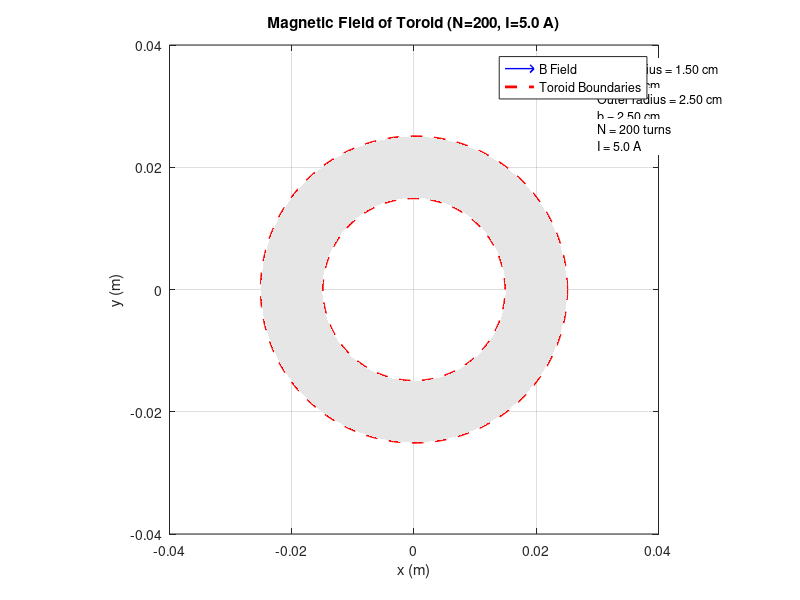
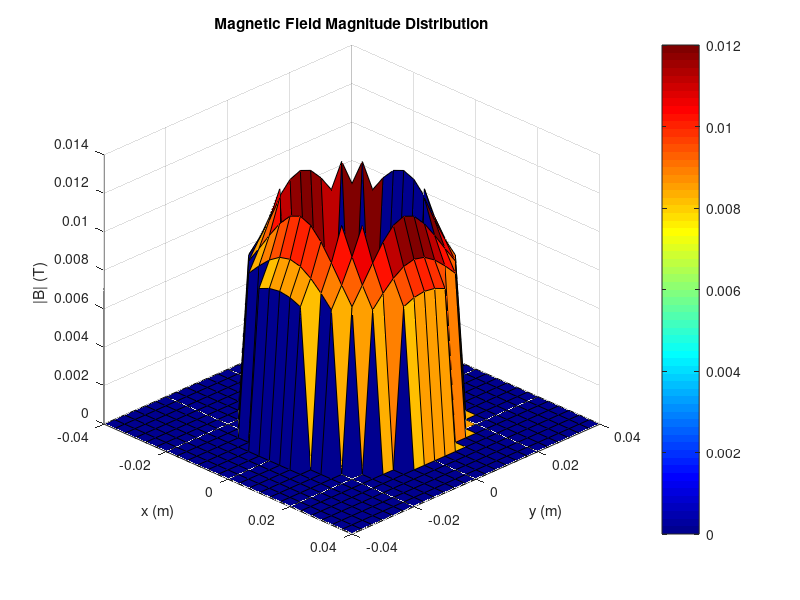

The MATLAB source for these figures, in order:
%% Set 16 - Toroid Magnetic Field Plot
% Exercise: Toroid with N=200 turns, I=5.0 A, inner radius=1.5 cm, 
% outer radius=2.5 cm. Plot B field in x-y plane from -4 cm to 4 cm.

clc;
clear;
close all;

% Constants
mu0 = 4*pi*1e-7;    % permeability of free space (H/m)
N = 200;            % number of turns
I = 5.0;            % current (A)
a = 0.015;          % inner radius (m)
b = 0.025;          % outer radius (m)

% Precompute constant factor
B_factor = mu0 * N * I / (2*pi);  % = 2e-4

% Define plotting grid (in meters)
x_min = -0.04;
x_max = 0.04;
y_min = -0.04;
y_max = 0.04;

% Number of plotting points
num_points_x = 25;
num_points_y = 25;

% Create grid
x = linspace(x_min, x_max, num_points_x);
y = linspace(y_min, y_max, num_points_y);
[X, Y] = meshgrid(x, y);

% Initialize field components
Bx = zeros(size(X));
By = zeros(size(X));

% Calculate magnetic field at each point
for i = 1:num_points_x
    for j = 1:num_points_y
        rho = sqrt(X(j,i)^2 + Y(j,i)^2);
        
        if rho > a && rho < b
            % Inside toroid core - B field present
            B_mag = B_factor / rho;
            Bx(j,i) = -B_mag * Y(j,i) / rho;  % Bx = -B * sin(phi)
            By(j,i) = B_mag * X(j,i) / rho;   % By = B * cos(phi)
        else
            % Outside toroid core - B field approximately zero
            Bx(j,i) = 0;
            By(j,i) = 0;
        end
    end
end

% Plot the magnetic field
figure(1);
quiver(X, Y, Bx, By, 'b', 'LineWidth', 1);
hold on;

% Draw the toroid boundaries
theta_circle = linspace(0, 2*pi, 200);
x_inner = a * cos(theta_circle);
y_inner = a * sin(theta_circle);
x_outer = b * cos(theta_circle);
y_outer = b * sin(theta_circle);

plot(x_inner, y_inner, 'r--', 'LineWidth', 2);
plot(x_outer, y_outer, 'r--', 'LineWidth', 2);

% Fill the toroid region
fill([x_inner, fliplr(x_outer)], [y_inner, fliplr(y_outer)], [0.9 0.9 0.9], 'EdgeColor', 'none');

hold off;

% Formatting
xlabel('x (m)');
ylabel('y (m)');
title(sprintf('Magnetic Field of Toroid (N=%d, I=%.1f A)', N, I));
axis equal;
axis([x_min x_max y_min y_max]);
grid on;
legend('B Field', 'Toroid Boundaries', 'Location', 'best');

% Add text annotation
text(0.03, 0.035, sprintf('Inner radius = %.2f cm\na = %.2f cm', a*100, a*100), 'FontSize', 9, 'BackgroundColor', 'w');
text(0.03, 0.03, sprintf('Outer radius = %.2f cm\nb = %.2f cm', b*100, b*100), 'FontSize', 9, 'BackgroundColor', 'w');
text(0.03, 0.025, sprintf('N = %d turns\nI = %.1f A', N, I), 'FontSize', 9, 'BackgroundColor', 'w');

% Create a second plot showing magnitude as colormap
figure(2);
B_magnitude = sqrt(Bx.^2 + By.^2);
surf(X, Y, B_magnitude);
xlabel('x (m)');
ylabel('y (m)');
zlabel('|B| (T)');
title('Magnetic Field Magnitude Distribution');
colorbar;
colormap('jet');
view(45, 30);
grid on;

disp('Set 16 - Toroid Magnetic Field Plot Completed');
